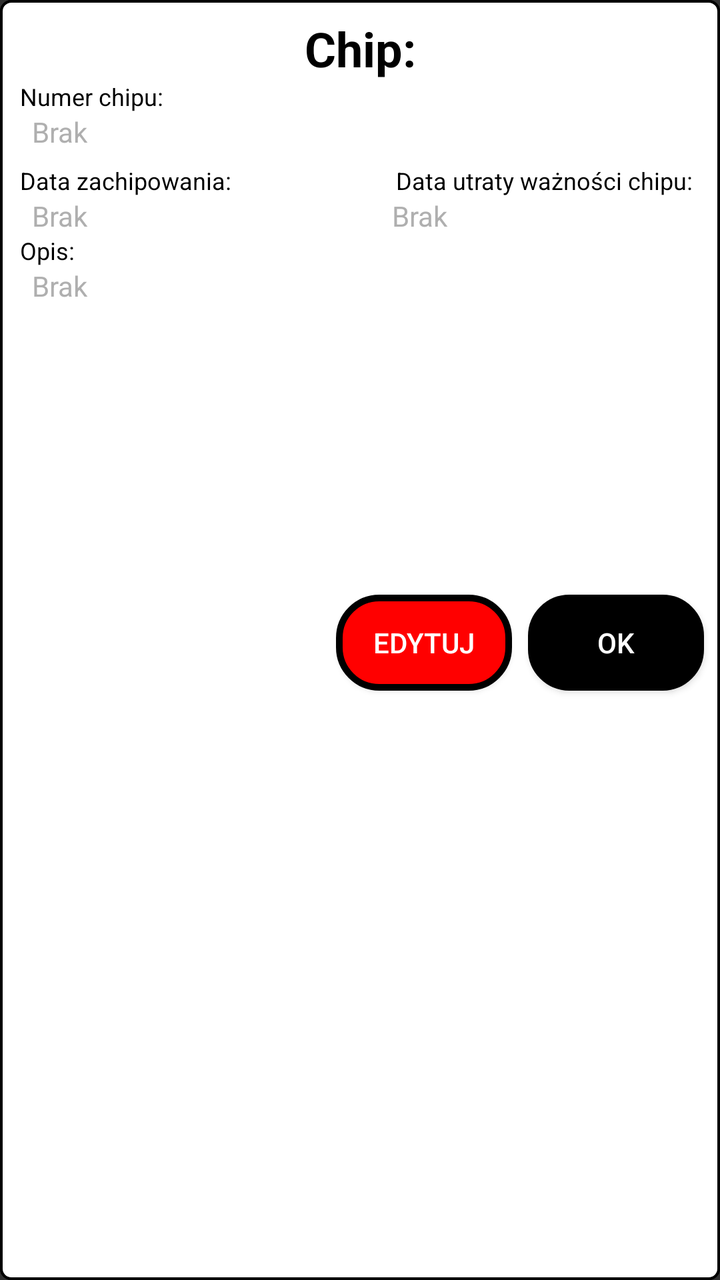
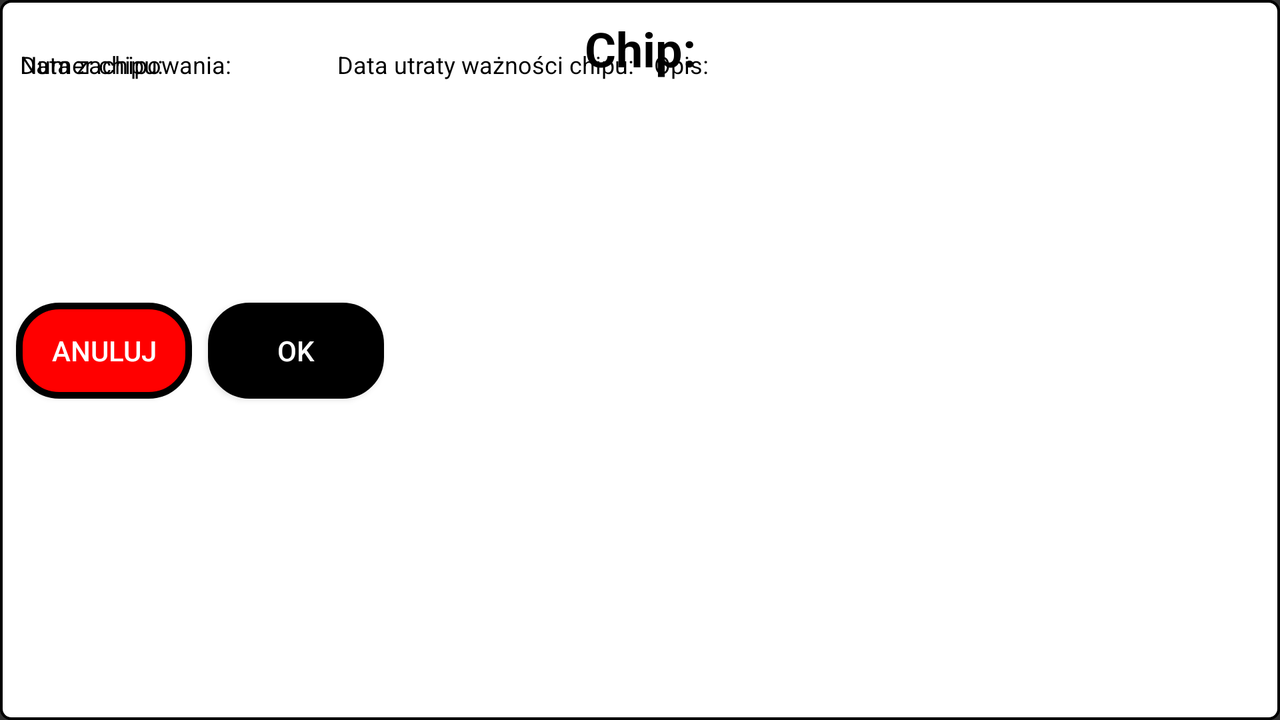

An Android layout and its configuration variant, each rendered on a device that would load it. The default file and the variant file are quoted in full after the pictures.
<!-- AndroidManifest.xml: application theme AppTheme -->
<!-- res/layout/chip_info_dialog.xml -->
<?xml version="1.0" encoding="utf-8"?>
<androidx.constraintlayout.widget.ConstraintLayout
    xmlns:android="http://schemas.android.com/apk/res/android"
    xmlns:app="http://schemas.android.com/apk/res-auto"
    xmlns:tools="http://schemas.android.com/tools"
    android:background="@drawable/roundcornerstext"
    android:layout_width="match_parent"
    android:layout_height="match_parent">

    <androidx.constraintlayout.widget.ConstraintLayout
        android:layout_width="0dp"
        android:layout_height="0dp"
        android:background="@drawable/roundcornerstext"
        app:layout_constraintBottom_toBottomOf="parent"
        app:layout_constraintEnd_toEndOf="parent"
        app:layout_constraintStart_toStartOf="parent"
        app:layout_constraintTop_toTopOf="parent"
        app:layout_constraintVertical_bias="0.0">

        <TextView
            android:id="@+id/textView12"
            style="@style/dogDataDialog_title"
            android:text="Chip:"
            app:layout_constraintEnd_toEndOf="parent"
            app:layout_constraintStart_toStartOf="parent"
            app:layout_constraintTop_toTopOf="parent" />

        <TextView
            android:id="@+id/chipDescriptionInfoTextView"
            style="@style/editTextStyle_frameRoundBlackCorners_whiteBackground_blackText.x6"
            android:hint="Brak"
            android:background="@drawable/whitetext"
            app:layout_constraintEnd_toEndOf="parent"
            app:layout_constraintStart_toStartOf="parent"
            app:layout_constraintTop_toBottomOf="@+id/chipExpiryDateInfoTextView" />

        <TextView
            android:id="@+id/textView16"
            style="@style/label_noFrame_black12Text"
            android:layout_width="wrap_content"
            android:layout_height="wrap_content"
            android:text="Numer chipu:"
            app:layout_constraintBottom_toTopOf="@+id/chipNumberInfoTextView"
            app:layout_constraintStart_toStartOf="parent" />

        <TextView
            android:id="@+id/textView17"
            style="@style/label_noFrame_black12Text"
            android:layout_width="wrap_content"
            android:layout_height="wrap_content"
            android:text="Data zachipowania:"
            app:layout_constraintBottom_toTopOf="@+id/chipExpiryDateInfoTextView"
            app:layout_constraintStart_toStartOf="parent" />

        <TextView
            android:id="@+id/textView15"
            style="@style/label_noFrame_black12Text"
            android:layout_width="wrap_content"
            android:layout_height="wrap_content"
            android:text="Data utraty ważności chipu:"
            app:layout_constraintBottom_toTopOf="@+id/chipExpiryDateInfoTextView"
            app:layout_constraintStart_toStartOf="@+id/chipExpiryDateInfoTextView" />

        <TextView
            android:id="@+id/textView18"
            style="@style/label_noFrame_black12Text"
            android:layout_width="wrap_content"
            android:layout_height="wrap_content"
            android:text="Opis:"
            android:background="@drawable/whitetext"
            app:layout_constraintBottom_toTopOf="@+id/chipDescriptionInfoTextView"
            app:layout_constraintStart_toStartOf="parent" />

        <TextView
            android:id="@+id/chipNumberInfoTextView"
            style="@style/editTextStyle_frameRoundBlackCorners_whiteBackground_blackText.x1"
            android:ems="10"
            android:hint="Brak"
            android:background="@drawable/whitetext"
            app:layout_constraintEnd_toEndOf="parent"
            app:layout_constraintStart_toStartOf="parent"
            app:layout_constraintTop_toBottomOf="@+id/textView12" />

        <Button
            android:id="@+id/okChipInfoDialog"
            android:layout_width="wrap_content"
            android:layout_height="wrap_content"
            android:layout_marginTop="8dp"
            android:layout_marginEnd="8dp"
            android:background="@drawable/roundcornersrecyclerviewblack"
            android:text="OK"
            app:layout_constraintEnd_toEndOf="parent"
            app:layout_constraintTop_toBottomOf="@+id/chipDescriptionInfoTextView" />

        <Button
            android:id="@+id/editChipDialogInfo"
            android:layout_width="wrap_content"
            android:layout_height="wrap_content"
            android:layout_marginEnd="8dp"
            android:background="@drawable/roundcornersrecyclerviewred"
            android:text="EDYTUJ"
            app:layout_constraintEnd_toStartOf="@+id/okChipInfoDialog"
            app:layout_constraintTop_toTopOf="@+id/okChipInfoDialog" />

        <TextView
            android:id="@+id/chipPutDateInfoTextView"
            style="@style/editTextStyle_frameRoundBlackCorners_whiteBackground_blackText.x1"
            android:layout_width="0dp"
            android:layout_height="wrap_content"
            android:ems="10"
            android:background="@drawable/whitetext"
            android:hint="Brak"
            app:layout_constraintEnd_toStartOf="@id/chipExpiryDateInfoTextView"
            app:layout_constraintStart_toStartOf="parent"
            app:layout_constraintTop_toBottomOf="@+id/chipNumberInfoTextView" />

        <TextView
            android:id="@+id/chipExpiryDateInfoTextView"
            style="@style/editTextStyle_frameRoundBlackCorners_whiteBackground_blackText.x1"
            android:layout_width="0dp"
            android:layout_height="wrap_content"
            android:ems="10"
            android:background="@drawable/whitetext"
            android:hint="Brak"
            app:layout_constraintEnd_toEndOf="parent"
            app:layout_constraintStart_toEndOf="@+id/chipPutDateInfoTextView"
            app:layout_constraintTop_toBottomOf="@+id/chipNumberInfoTextView" />

    </androidx.constraintlayout.widget.ConstraintLayout>
</androidx.constraintlayout.widget.ConstraintLayout>
<!-- resources referenced by this layout -->
<resources>
  <!-- drawable roundcornersrecyclerviewblack (drawable) -->
  <?xml version="1.0" encoding="utf-8"?>
  <shape xmlns:tools="http://schemas.android.com/tools" xmlns:android="http://schemas.android.com/apk/res/android">
      <solid android:color="#000000"/>
      <stroke
          android:width="4px"
          android:color="#000000"
          tools:ignore="StateListReachable" />
  
      <corners android:bottomRightRadius="20dp"
          android:bottomLeftRadius="20dp"
          android:topRightRadius="20dp"
          android:topLeftRadius="20dp"/>
  </shape>
  <!-- drawable roundcornersrecyclerviewred (drawable) -->
  <?xml version="1.0" encoding="utf-8"?>
  <shape xmlns:tools="http://schemas.android.com/tools" xmlns:android="http://schemas.android.com/apk/res/android">
      <solid android:color="#FF0000"/>
      <stroke
          android:width="10px"
          android:color="#000000"
          tools:ignore="StateListReachable" />
  
      <corners android:bottomRightRadius="20dp"
          android:bottomLeftRadius="20dp"
          android:topRightRadius="20dp"
          android:topLeftRadius="20dp"/>
  </shape>
  <!-- drawable roundcornerstext (drawable) -->
  <?xml version="1.0" encoding="utf-8"?>
  <shape xmlns:tools="http://schemas.android.com/tools" xmlns:android="http://schemas.android.com/apk/res/android">
      <solid android:color="#00FFFFFF"/>
      <stroke
          android:width="4px"
          android:color="#000000"
          tools:ignore="StateListReachable" />
  
      <corners android:bottomRightRadius="5dp"
          android:bottomLeftRadius="5dp"
          android:topRightRadius="5dp"
          android:topLeftRadius="5dp"/>
  
      <solid android:color="#ffFFFFFF"/>
  
  </shape>
  <!-- drawable whitetext (drawable) -->
  <?xml version="1.0" encoding="utf-8"?>
  <shape xmlns:tools="http://schemas.android.com/tools"
      xmlns:android="http://schemas.android.com/apk/res/android"
      tools:ignore="MissingDefaultResource">
  
      <stroke
          android:width="8px"
          android:color="#FFFFFF" />
  
      <solid android:color="#FFFFFF"/>
  
      <corners android:bottomRightRadius="45dp"
          android:bottomLeftRadius="45dp"
          android:topRightRadius="45dp"
          android:topLeftRadius="45dp"/>
  
  </shape>
  <style name="dogDataDialog_title">
          <item name="android:layout_width">wrap_content</item>
          <item name="android:layout_height">wrap_content</item>
          <item name="android:layout_marginTop">8dp</item>
          <item name="android:textColor">#000000</item>
          <item name="android:paddingStart">8dp</item>
          <item name="android:paddingEnd">8dp</item>
          <item name="android:textSize">24sp</item>
          <item name="android:textStyle">bold</item>
      </style>
  <style name="editTextStyle_frameRoundBlackCorners_whiteBackground_blackText.x1">
          <item name="android:layout_height">26dp</item>
      </style>
  <style name="editTextStyle_frameRoundBlackCorners_whiteBackground_blackText.x6">
          <item name="android:layout_height">156dp</item>
      </style>
  <style name="label_noFrame_black12Text">
          <item name="android:layout_width">wrap_content</item>
          <item name="android:layout_height">wrap_content</item>
          <item name="android:layout_marginStart">10dp</item>
          <item name="android:textColor">#000000</item>
          <item name="android:textSize">12sp</item>
      </style>
  <style name="AppTheme" parent="Theme.AppCompat.NoActionBar">
      
      <item name="colorPrimary">@color/colorPrimary</item>
      <item name="colorPrimaryDark">@color/colorPrimaryDark</item>
      <item name="colorAccent">@color/colorAccent</item>
  </style>
  <color name="colorPrimary">#404040</color>
  <color name="colorPrimaryDark">#000000</color>
  <color name="colorAccent">#CCCCCC</color>
</resources>
<!-- res/layout-land/chip_info_dialog.xml (the repository's variant of the layout above) -->
<!-- drawn on the phone turned sideways -->
<?xml version="1.0" encoding="utf-8"?>
<androidx.constraintlayout.widget.ConstraintLayout
    xmlns:android="http://schemas.android.com/apk/res/android"
    xmlns:app="http://schemas.android.com/apk/res-auto"
    xmlns:tools="http://schemas.android.com/tools"
    android:background="@drawable/roundcornerstext"
    android:layout_width="match_parent"
    android:layout_height="match_parent">

    <androidx.constraintlayout.widget.ConstraintLayout
        android:layout_width="0dp"
        android:layout_height="0dp"
        android:background="@drawable/roundcornerstext"
        app:layout_constraintBottom_toBottomOf="parent"
        app:layout_constraintEnd_toEndOf="parent"
        app:layout_constraintStart_toStartOf="parent"
        app:layout_constraintTop_toTopOf="parent"
        app:layout_constraintVertical_bias="0.0">

        <TextView
            android:id="@+id/textView12"
            style="@style/dogDataDialog_title"
            android:text="Chip:"
            app:layout_constraintEnd_toEndOf="parent"
            app:layout_constraintStart_toStartOf="parent"
            app:layout_constraintTop_toTopOf="parent" />

        <EditText
            android:id="@+id/chipDescriptionInfoTextView"
            style="@style/editTextStyle_frameRoundBlackCorners_whiteBackground_blackText.margin.x6"
            android:layout_width="323dp"
            android:layout_height="159dp"
            android:hint="Opis"
            app:layout_constraintEnd_toEndOf="parent"
            app:layout_constraintStart_toEndOf="@id/chipExpiryDateInfoTextView"
            app:layout_constraintTop_toTopOf="@+id/chipNumberInfoTextView" />

        <TextView
            android:id="@+id/textView16"
            style="@style/label_noFrame_black12Text"
            android:layout_width="wrap_content"
            android:layout_height="wrap_content"
            android:text="Numer chipu:"
            app:layout_constraintBottom_toTopOf="@+id/chipNumberInfoTextView"
            app:layout_constraintStart_toStartOf="parent" />

        <TextView
            android:id="@+id/textView17"
            style="@style/label_noFrame_black12Text"
            android:layout_width="wrap_content"
            android:layout_height="wrap_content"
            android:text="Data zachipowania:"
            app:layout_constraintBottom_toTopOf="@+id/chipExpiryDateInfoTextView"
            app:layout_constraintStart_toStartOf="parent" />

        <TextView
            android:id="@+id/textView15"
            style="@style/label_noFrame_black12Text"
            android:layout_width="wrap_content"
            android:layout_height="wrap_content"
            android:text="Data utraty ważności chipu:"
            app:layout_constraintBottom_toTopOf="@+id/chipExpiryDateInfoTextView"
            app:layout_constraintStart_toStartOf="@+id/chipExpiryDateInfoTextView" />

        <TextView
            android:id="@+id/textView18"
            style="@style/label_noFrame_black12Text"
            android:layout_width="wrap_content"
            android:layout_height="wrap_content"
            android:text="Opis:"
            app:layout_constraintBottom_toTopOf="@+id/chipDescriptionInfoTextView"
            app:layout_constraintStart_toStartOf="@+id/chipDescriptionInfoTextView" />

        <EditText
            android:id="@+id/chipNumberInfoTextView"
            style="@style/editTextStyle_frameRoundBlackCorners_whiteBackground_blackText.margin.x1"
            android:layout_marginEnd="16dp"
            android:ems="10"
            android:hint="Numer chipu"
            android:inputType="phone"
            app:layout_constraintEnd_toStartOf="@+id/chipDescriptionInfoTextView"
            app:layout_constraintStart_toStartOf="parent"
            app:layout_constraintTop_toBottomOf="@+id/textView12" />

        <Button
            android:id="@+id/okChipInfoDialog"
            android:layout_width="wrap_content"
            android:layout_height="wrap_content"
            android:layout_marginStart="8dp"
            android:background="@drawable/roundcornersrecyclerviewblack"
            android:text="OK"
            app:layout_constraintStart_toEndOf="@+id/editChipDialogInfo"
            app:layout_constraintTop_toTopOf="@+id/editChipDialogInfo" />

        <Button
            android:id="@+id/editChipDialogInfo"
            android:layout_width="wrap_content"
            android:layout_height="wrap_content"
            android:layout_marginStart="8dp"
            android:background="@drawable/roundcornersrecyclerviewred"
            android:text="Anuluj"
            app:layout_constraintBottom_toBottomOf="@+id/chipDescriptionInfoTextView"
            app:layout_constraintStart_toStartOf="parent" />

        <EditText
            android:id="@+id/chipPutDateInfoTextView"
            style="@style/editTextStyle_frameRoundBlackCorners_whiteBackground_blackText.margin.x1"
            android:layout_width="0dp"
            android:layout_height="wrap_content"
            android:ems="10"
            android:hint="Data zachipowania"
            android:inputType="date"
            app:layout_constraintEnd_toStartOf="@id/chipExpiryDateInfoTextView"
            app:layout_constraintStart_toStartOf="parent"
            app:layout_constraintTop_toBottomOf="@+id/chipNumberInfoTextView" />

        <EditText
            android:id="@+id/chipExpiryDateInfoTextView"
            style="@style/editTextStyle_frameRoundBlackCorners_whiteBackground_blackText.margin.x1"
            android:layout_width="0dp"
            android:layout_height="wrap_content"
            android:ems="10"
            android:hint="Data utraty ważności"
            android:inputType="date"
            app:layout_constraintEnd_toStartOf="@+id/chipDescriptionInfoTextView"
            app:layout_constraintStart_toEndOf="@+id/chipPutDateInfoTextView"
            app:layout_constraintTop_toBottomOf="@+id/chipNumberInfoTextView" />

    </androidx.constraintlayout.widget.ConstraintLayout>
</androidx.constraintlayout.widget.ConstraintLayout>
<!-- resources referenced by the variant -->
<!-- as the phone turned sideways resolves them -->
<resources>
  <!-- drawable roundcornersrecyclerviewblack (drawable) -->
  <?xml version="1.0" encoding="utf-8"?>
  <shape xmlns:tools="http://schemas.android.com/tools" xmlns:android="http://schemas.android.com/apk/res/android">
      <solid android:color="#000000"/>
      <stroke
          android:width="4px"
          android:color="#000000"
          tools:ignore="StateListReachable" />
  
      <corners android:bottomRightRadius="20dp"
          android:bottomLeftRadius="20dp"
          android:topRightRadius="20dp"
          android:topLeftRadius="20dp"/>
  </shape>
  <!-- drawable roundcornersrecyclerviewred (drawable) -->
  <?xml version="1.0" encoding="utf-8"?>
  <shape xmlns:tools="http://schemas.android.com/tools" xmlns:android="http://schemas.android.com/apk/res/android">
      <solid android:color="#FF0000"/>
      <stroke
          android:width="10px"
          android:color="#000000"
          tools:ignore="StateListReachable" />
  
      <corners android:bottomRightRadius="20dp"
          android:bottomLeftRadius="20dp"
          android:topRightRadius="20dp"
          android:topLeftRadius="20dp"/>
  </shape>
  <!-- drawable roundcornerstext (drawable) -->
  <?xml version="1.0" encoding="utf-8"?>
  <shape xmlns:tools="http://schemas.android.com/tools" xmlns:android="http://schemas.android.com/apk/res/android">
      <solid android:color="#00FFFFFF"/>
      <stroke
          android:width="4px"
          android:color="#000000"
          tools:ignore="StateListReachable" />
  
      <corners android:bottomRightRadius="5dp"
          android:bottomLeftRadius="5dp"
          android:topRightRadius="5dp"
          android:topLeftRadius="5dp"/>
  
      <solid android:color="#ffFFFFFF"/>
  
  </shape>
  <style name="dogDataDialog_title">
          <item name="android:layout_width">wrap_content</item>
          <item name="android:layout_height">wrap_content</item>
          <item name="android:layout_marginTop">8dp</item>
          <item name="android:textColor">#000000</item>
          <item name="android:paddingStart">8dp</item>
          <item name="android:paddingEnd">8dp</item>
          <item name="android:textSize">24sp</item>
          <item name="android:textStyle">bold</item>
      </style>
  <style name="label_noFrame_black12Text">
          <item name="android:layout_width">wrap_content</item>
          <item name="android:layout_height">wrap_content</item>
          <item name="android:layout_marginStart">10dp</item>
          <item name="android:textColor">#000000</item>
          <item name="android:textSize">12sp</item>
      </style>
  <style name="AppTheme" parent="Theme.AppCompat.NoActionBar">
      
      <item name="colorPrimary">@color/colorPrimary</item>
      <item name="colorPrimaryDark">@color/colorPrimaryDark</item>
      <item name="colorAccent">@color/colorAccent</item>
  </style>
  <color name="colorPrimary">#404040</color>
  <color name="colorPrimaryDark">#000000</color>
  <color name="colorAccent">#CCCCCC</color>
</resources>
